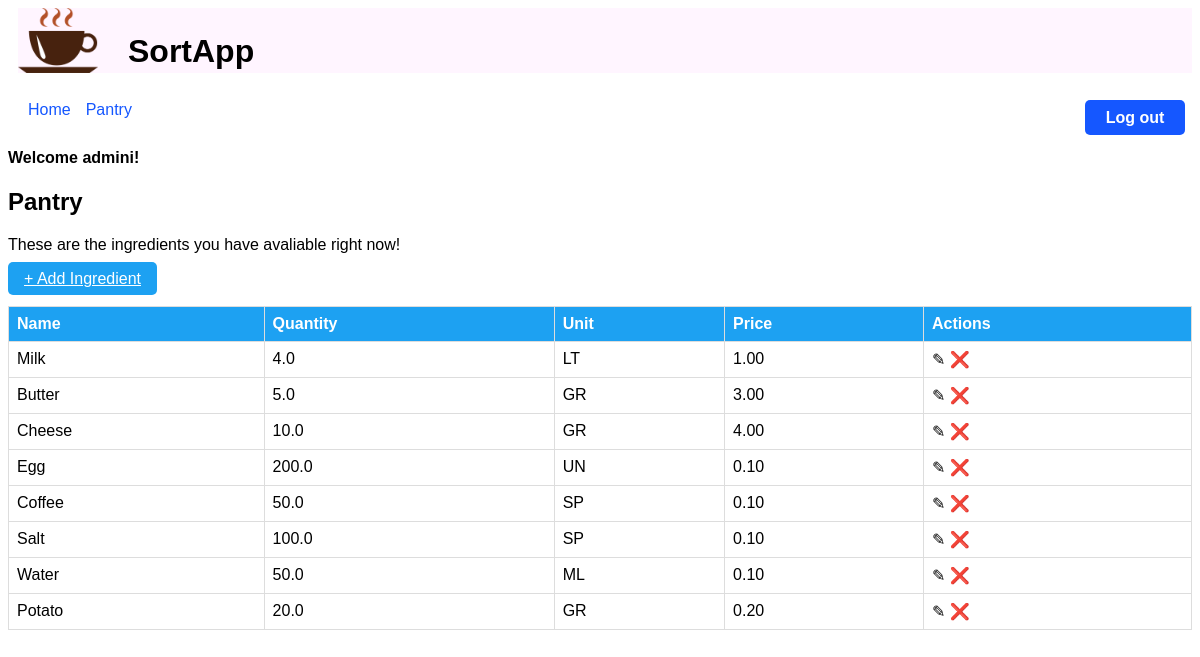
The page /pantry/ (signed in) on the database its author committed.
### inventory/models.py (models this page shows, shortened)
class Ingredient(models.Model):
    POUNDS = "PD"
    KILOGRAMS = "KG"
    GRAMS = "GR"
    MILLILITERS = "ML"
    LITERS = "LT"
    UNIT = "UN"
    SPOON = "SP"
    UNIT_CHOICES = [
        (POUNDS, "Pounds"),
        (KILOGRAMS, "Kilograms"),
        (GRAMS, "Grams"),
        (MILLILITERS, "Milliliters"),
        (LITERS, "Liters"),
        (UNIT, "Unit"),
        (SPOON, "Spoon"),
    ]
    name = models.CharField(max_length=30, unique=True)
    quantity = models.FloatField(default=0.0)
    unit = models.CharField(max_length=2, choices=UNIT_CHOICES)
    price_per_unit = models.DecimalField(max_digits=5, decimal_places=2)

### inventory/views.py (the view)
# urls.py: path('pantry/', views.Pantry.as_view(), name='pantry'),
class Pantry(LoginRequiredMixin, ListView):
    model = Ingredient
    template_name = "inventory/pantry.html"

### inventory/templates/inventory/pantry.html
{% extends './base.html' %}
{% load static %}
{% block head %}
<link rel="stylesheet" href="{% static 'inventory/styles.css' %}">
{% endblock %}
{% block content %}
<h2>Pantry</h2>
<p>These are the ingredients you have avaliable right now!</p>
<a href="{% url "create_ingredient" %}" class="my-button">+ Add Ingredient</a>
<br>
<br>
<table class="my-table">
    <thead>
        <tr>
            <th>Name</th>
            <th>Quantity</th>
            <th>Unit</th>
            <th>Price</th>
            <th>Actions</th>
        </tr>
    </thead>
    <tbody>
    {% for item in object_list %}
        <tr>
            <td>{{ item.name }}</td>
            <td>{{ item.quantity }}</td>
            <td>{{ item.unit }}</td>
            <td>{{ item.price_per_unit }}</td>
            <td>
                <a href="{% url "update_ingredient" item.id %}" style="text-decoration: none; color: inherit;">✎</a>
                <a href="{% url "delete_ingredient" item.id %}" style="text-decoration: none; color: inherit;">❌</a>
            </td>
        </tr>
    {% endfor %}
    </tbody>
</table>
{% endblock %}

### inventory/templates/inventory/base.html
{% load static %}
<head>
{% block head %}
{% endblock %}
</head>
<body>
  <link rel="stylesheet" type="text/css" href="{% static 'inventory/header.css' %}">
  <div class="header">
      <img src="{% static 'inventory/Coffee_logo.png' %}" width="80" height="65.4" >
      {% if user.username %}
        <a class="logout-button" href="{% url 'logout' %}">Log out</a>
      {% else %}
        <a class="login-button" href="{% url 'login' %}">Log in</a>
      {% endif %}
      <div class="header-content">
          <h1 class="header-title">SortApp</h1>
      </div>
  </div>
  {% if user.username %}
  <nav class="navbar">
      <a class="nav-item" href="{% url 'index' %}">Home</a>
      <a class="nav-item" href="{% url 'pantry' %}">Pantry</a>
  </nav>
  {% else %}
  <nav class="navbar">
    <a class="nav-item" href="{% url 'index' %}">Home</a>
  </nav>
  {% endif %}
  {% if user.username %}
          <h4 class="header-greet">Welcome {{ user.username }}!</h4>
  {% endif %}
    {% block content %}
    {% endblock %}
</body>

### inventory/static/inventory/styles.css (style rules this page uses)
body { font-family: Arial, Helvetica, sans-serif; }
.my-table { border-collapse: collapse; width: 100%; font-family: Arial, sans-serif; }
.my-table th, .my-table td { border: 1px solid #ddd; padding: 8px; text-align: left; }
.my-table th { background-color: #1da1f2; color: white; }
.my-button { background-color: #1da1f2; color: white; border: none; padding: 8px 16px; font-size: 16px; cursor: pointer; border-radius: 5px; }

### inventory/static/inventory/header.css (style rules this page uses)
body { font-family: Arial, Helvetica, sans-serif; }
.header { display: flex; flex-direction: row; background-color: #FFF5FF; margin-left: 10px; }
.header-title { margin-bottom: 0; }
.header-content { display: flex; flex-direction: column; margin-left: 30px; align-items: center; justify-content: center; }
.header-greet { width: 100%; }
.logout-button { position: absolute; top: 100px; right: 15px; display: block; width: 80px; height: 15px; background: #1557ff; padding: 10px; text-align: center; border-radius: 5px; color: white; font-weight: bold; line-height: 15px; text-decoration: none; }
.navbar { margin-top: 20px; display: flex; width: 100%; margin-left: 20px; }
.navbar a { text-decoration: none; padding: 8px 0; color: #1557ff; margin-right: 15px; }

### rows shown on the page
Ingredient: name "Milk", quantity "4.0", unit "LT", price_per_unit "1.00"
Ingredient: name "Butter", quantity "5.0", unit "GR", price_per_unit "3.00"
Ingredient: name "Cheese", quantity "10.0", unit "GR", price_per_unit "4.00"
Ingredient: name "Egg", quantity "200.0", unit "UN", price_per_unit "0.10"
Ingredient: name "Coffee", quantity "50.0", unit "SP", price_per_unit "0.10"
Ingredient: name "Salt", quantity "100.0", unit "SP", price_per_unit "0.10"
Ingredient: name "Water", quantity "50.0", unit "ML", price_per_unit "0.10"
Ingredient: name "Potato", quantity "20.0", unit "GR", price_per_unit "0.20"

### other values the page prints
{{ user.username }} "admini"
